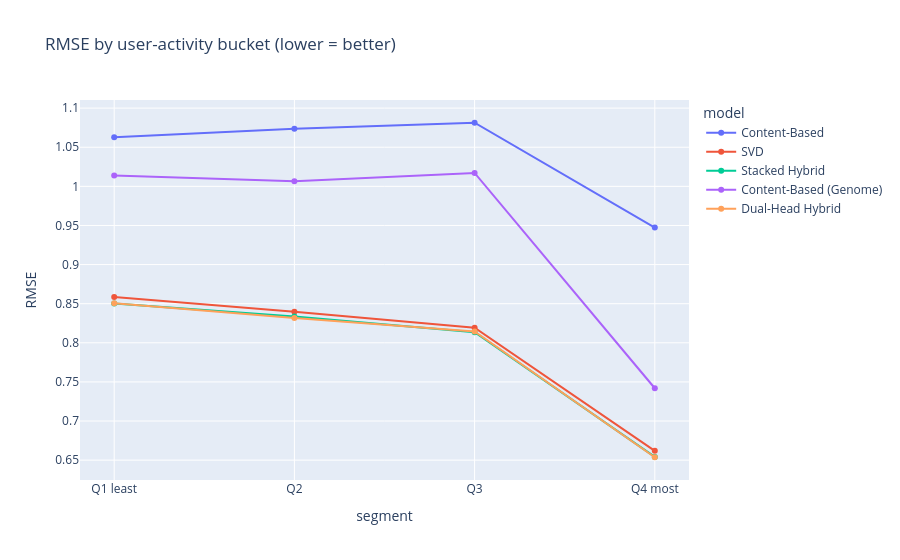

Here is the notebook cell this chart was saved with:
### Markdown cell above
### Plot — RMSE by user-activity bucket

### Code cell
focus_models = [m for m in ["Content-Based", "Content-Based (Genome)", "SVD", "Stacked Hybrid", "Dual-Head Hybrid"] if m in RATE_FN]
f = seg_df[(seg_df["type"] == "by user activity") & seg_df["model"].isin(focus_models)]
fig = px.line(f, x="segment", y="RMSE", color="model", markers=True,
              title="RMSE by user-activity bucket (lower = better)")
save_fig(fig, "19_segmented_user")

### Figure 1 — Plotly figure (JSON) as saved in the notebook; plotly's stock layout.template omitted (floating-point values rounded to 4 significant figures)
{"data": [{"hovertemplate": "model=Content-Based<br>segment=%{x}<br>RMSE=%{y}<extra></extra>", "legendgroup": "Content-Based", "line": {"color": "#636efa", "dash": "solid"}, "marker": {"symbol": "circle"}, "mode": "lines+markers", "name": "Content-Based", "orientation": "v", "showlegend": true, "type": "scatter", "x": ["Q1 least", "Q2", "Q3", "Q4 most"], "xaxis": "x", "y": [1.063, 1.074, 1.081, 0.9473], "yaxis": "y"}, {"hovertemplate": "model=SVD<br>segment=%{x}<br>RMSE=%{y}<extra></extra>", "legendgroup": "SVD", "line": {"color": "#EF553B", "dash": "solid"}, "marker": {"symbol": "circle"}, "mode": "lines+markers", "name": "SVD", "orientation": "v", "showlegend": true, "type": "scatter", "x": ["Q1 least", "Q2", "Q3", "Q4 most"], "xaxis": "x", "y": [0.8585, 0.8396, 0.8193, 0.6619], "yaxis": "y"}, {"hovertemplate": "model=Stacked Hybrid<br>segment=%{x}<br>RMSE=%{y}<extra></extra>", "legendgroup": "Stacked Hybrid", "line": {"color": "#00cc96", "dash": "solid"}, "marker": {"symbol": "circle"}, "mode": "lines+markers", "name": "Stacked Hybrid", "orientation": "v", "showlegend": true, "type": "scatter", "x": ["Q1 least", "Q2", "Q3", "Q4 most"], "xaxis": "x", "y": [0.8503, 0.8337, 0.8136, 0.6541], "yaxis": "y"}, {"hovertemplate": "model=Content-Based (Genome)<br>segment=%{x}<br>RMSE=%{y}<extra></extra>", "legendgroup": "Content-Based (Genome)", "line": {"color": "#ab63fa", "dash": "solid"}, "marker": {"symbol": "circle"}, "mode": "lines+markers", "name": "Content-Based (Genome)", "orientation": "v", "showlegend": true, "type": "scatter", "x": ["Q1 least", "Q2", "Q3", "Q4 most"], "xaxis": "x", "y": [1.014, 1.007, 1.017, 0.7419], "yaxis": "y"}, {"hovertemplate": "model=Dual-Head Hybrid<br>segment=%{x}<br>RMSE=%{y}<extra></extra>", "legendgroup": "Dual-Head Hybrid", "line": {"color": "#FFA15A", "dash": "solid"}, "marker": {"symbol": "circle"}, "mode": "lines+markers", "name": "Dual-Head Hybrid", "orientation": "v", "showlegend": true, "type": "scatter", "x": ["Q1 least", "Q2", "Q3", "Q4 most"], "xaxis": "x", "y": [0.8507, 0.8317, 0.8144, 0.6537], "yaxis": "y"}], "layout": {"legend": {"title": {"text": "model"}, "tracegroupgap": 0}, "title": {"text": "RMSE by user-activity bucket (lower = better)"}, "xaxis": {"anchor": "y", "domain": [0, 1], "title": {"text": "segment"}}, "yaxis": {"anchor": "x", "domain": [0, 1], "title": {"text": "RMSE"}}}}
